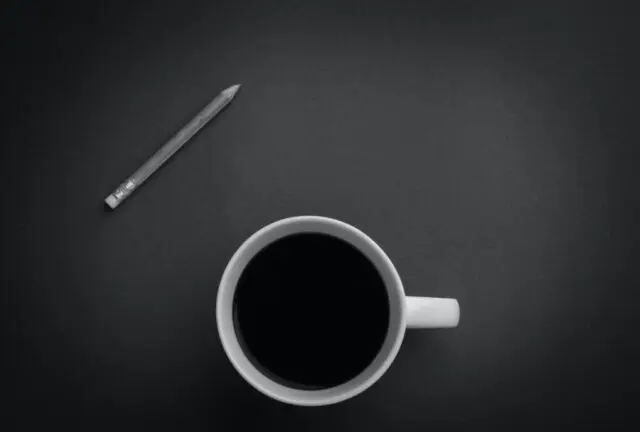
#> input picture images/cup.jpg, 640 x 432 px, found by its file name
$ python 1.py
#> lines starting #> are read from the running program, lines starting #| are printed output that depends on the picture; after the words box and inside, x2 and y2 are one past the last pixel; in counts of white or black regions, pixels touching at a corner belong together
import cv2

image = cv2.imread('images/cup.jpg')
#> image is the input picture: shape (432, 640, 3); mean B, G, R 47.3, 45.7, 43.7

height = image.shape[0]
#> height = 432
width = image.shape[1]
#> width = 640

image_copy1 = image.copy()
image_copy1 = cv2.cvtColor(image_copy1,cv2.COLOR_BGR2GRAY)

ret,thresh = cv2.threshold(image_copy1,95,255,cv2.THRESH_BINARY)
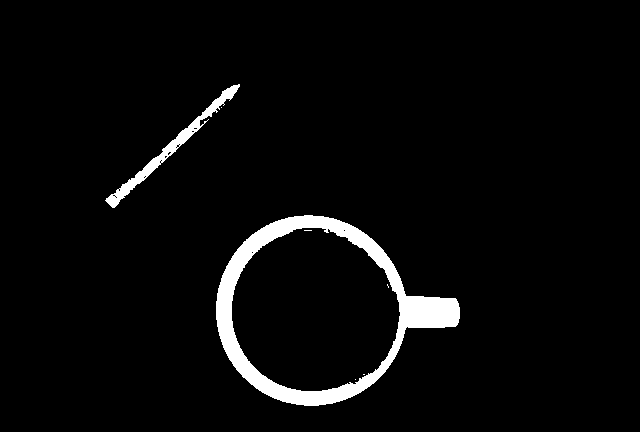
#> thresh: shape (432, 640); 3.9% white; 7 white regions (5 under 20 px)
contours1, hierarchy1 = cv2.findContours(thresh, cv2.RETR_TREE, cv2.CHAIN_APPROX_SIMPLE)
#> contours1 = 25 contours, 22 with area under 20; largest, box (x1, y1, x2, y2) and area: (216, 215, 460, 406) 29846, (231, 227, 401, 392) 21350, (105, 84, 240, 208) 1420

cv2.drawContours(image, contours1, -1, (0, 255, 0), 2, cv2.LINE_AA)
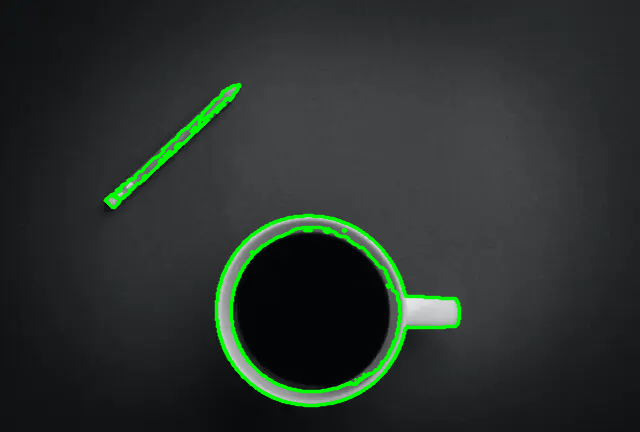
#> image: shape (432, 640, 3); 2.98% of pixels changed, all inside (x1, y1, x2, y2) = (103, 82, 462, 408)

cv2.imshow('Drawn contours', image)
cv2.imwrite('images/edge.jpg', image)
cv2.waitKey(0)
cv2.destroyAllWindows()
